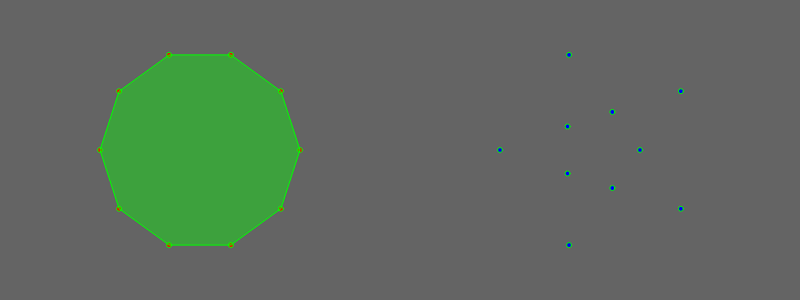
Frame 1 (no input)
Frame 60 (no input): identical to frame 1, image omitted
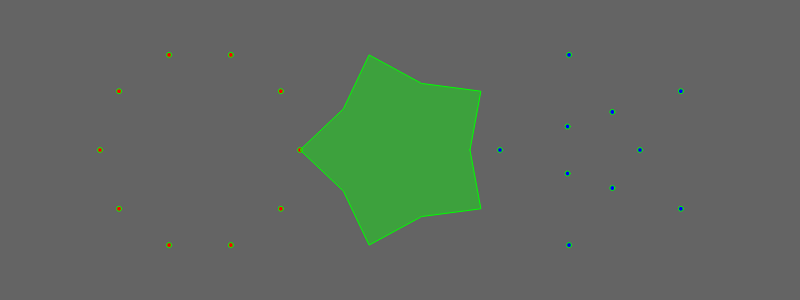
Frame 120 (the mouse pressed at the canvas centre since frame 60)

The p5.js sketch that drew these frames (run headless with seeded random() and noise() and a simulated clock; from frame 60 on, the mouse is pressed at the canvas centre):

// p5.js sketch
// ── sketch.js
let circlePoints = [];
let starPoints = [];

function setup() {
  createCanvas(800, 300);

  generateCirclePoints(200, height/2, 100);
  generateStarPoints(width - 200, height/2, 100);
}

function draw() {
  background(100);
  stroke(0, 255, 0);

  // draw the circle shape
  fill(255, 0, 0);
  for (let pt of circlePoints) {
    ellipse(pt.x, pt.y, 5, 5);
  }

  // draw the star shape
  fill(0, 0, 255);
  for (let pt of starPoints) {
    ellipse(pt.x, pt.y, 5, 5);
  }

  // draw the morph shape
  let percentage = map(mouseX, 0, width, 0.0, 1.0);
  fill(0, 255, 0, 100);
  beginShape();
  for (let i=0; i<starPoints.length; i++) {
    let circlePt = circlePoints[i];
    let starPt = starPoints[i];

    let x = lerp(circlePt.x, starPt.x, percentage);
    let y = lerp(circlePt.y, starPt.y, percentage);
    vertex(x, y);

    //let output = new p5.Vector.lerp(circlePt, starPt, percentage);
    //vertex(output.x, output.y);
  }
  endShape(CLOSE);
}

function generateCirclePoints(x, y, rad) {
  for (let angle = 0; angle < 360; angle += 36) {
    let vector = new p5.Vector.fromAngle(radians(angle));
    vector.mult(rad);
    vector.add( createVector(x, y) );
    circlePoints.push( vector );
  }
}

function generateStarPoints(x, y, rad) {
  for (let angle = 0; angle < 360; angle += 36) {
    let vector = new p5.Vector.fromAngle(radians(angle));
    vector.mult(rad);
    if (angle % 72 == 0) {
      vector.mult(0.4);
    }
    vector.add( createVector(x, y) );
    starPoints.push( vector );
  }
}
